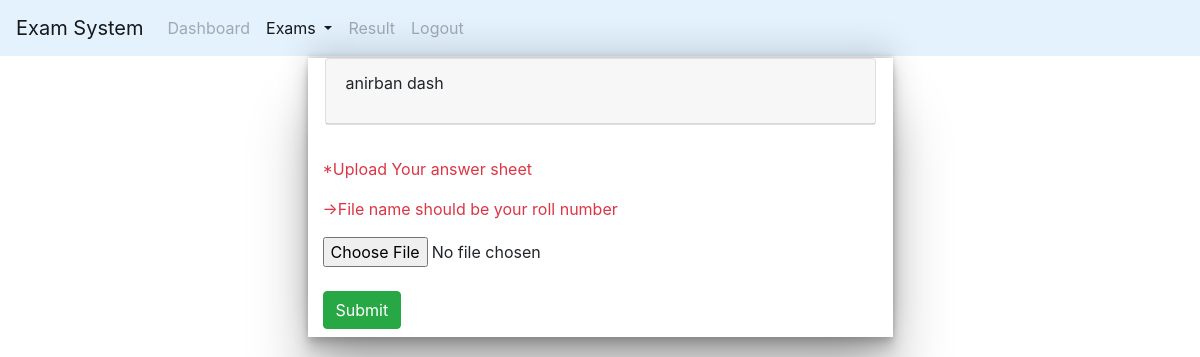
Page /exam.php?id=2 (signed in) on the earlier database version.
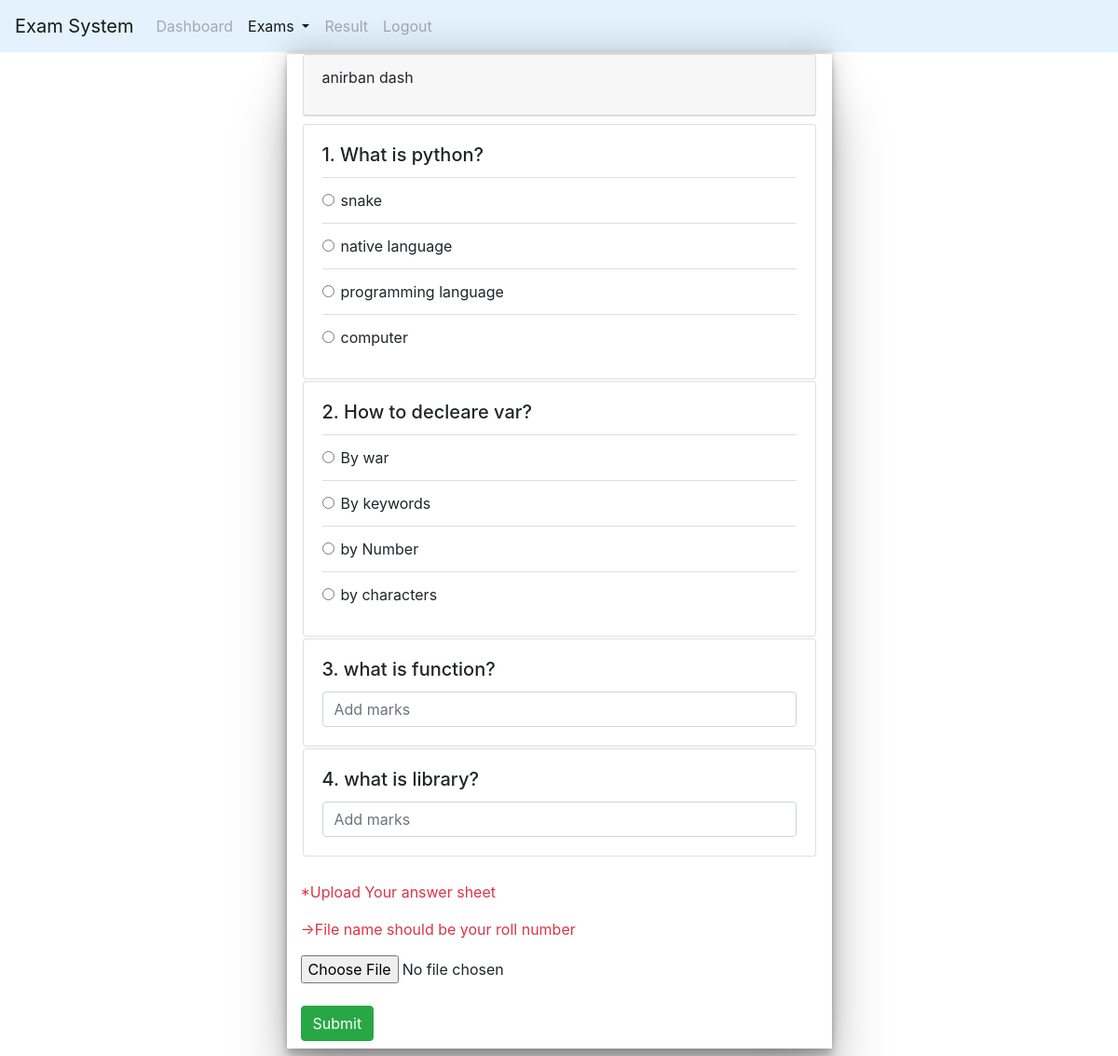
Same page on the later database version.
### tables this page shows
CREATE TABLE `question` (
  `q_id` int(11) NOT NULL,
  `question` varchar(255) DEFAULT NULL,
  `type` varchar(255) DEFAULT NULL,
  `e_id` int(11) DEFAULT NULL
);

CREATE TABLE `options` (
  `op_id` int(11) NOT NULL,
  `answer` varchar(255) DEFAULT NULL,
  `q_id` int(11) DEFAULT NULL,
  `op_no` int(11) DEFAULT NULL
);

### exam.php (the view, shortened to what this page needs)
<?php
require("conn.php");
$id=$_GET['id'];
$fac_list="SELECT * from question where e_id='$id'";
$fac_res=mysqli_query($con,$fac_list) or die(mysqli_error($con));
?>
<!DOCTYPE html>
<html>
<head>
	<link rel="stylesheet" href="https://cdn.jsdelivr.net/npm/bootstrap@4.0.0/dist/css/bootstrap.min.css">
</head>
<body>
<nav class="navbar navbar-expand-lg navbar-light" style="background-color: #e3f2fd;">
  <a class="navbar-brand" href="#">Exam System</a>
  <div class="collapse navbar-collapse" id="navbarNav">
    <ul class="navbar-nav">
      <li class="nav-item">
        <a class="nav-link disabled" href="student_panel.php">Dashboard</a>
      </li>
      <li class="nav-item dropdown active">
        <a class="nav-link dropdown-toggle" href="#" id="navbarDropdown" role="button" data-toggle="dropdown" aria-haspopup="true" aria-expanded="false">
          Exams
        </a>
      </li>
      <li class="nav-item">
        <a class="nav-link disabled" href="studentResult.php">Result</a>
      </li>
      <li class="nav-item ">
        <a class="nav-link disabled" href="logout.php">Logout</a>
      </li>
    </ul>
  </div>
</nav>
<div class="container-fluid">
    <div class="container col-md-6">
    <div class="card">
  <div class="card-header d-flex justify-content-between">
    <p><?php echo $_SESSION['name'] ?></p>
  </div>
</div>
        <form action="ans_submit.php" method="post" class="mt-2 mb-2" enctype="multipart/form-data">
          <?php
          $i=1;
          while($row=mysqli_fetch_array($fac_res)){
            if($row['type']=='mcq'){
              $q_id=$row['q_id'];
              $op_list="SELECT * from options where q_id='$q_id' ORDER BY op_no";
              $op_res=mysqli_query($con,$op_list) or die(mysqli_error($con));
              ?>
<div class="card">
  <div class="card-body">
    <h5 class="card-title"><?php echo $i.'. '.$row['question'];?></h5>
    <ul class="list-group list-group-flush">
      <?php while($options=mysqli_fetch_array($op_res)){ ?>
    <li class="list-group-item"><input class="form-check-input" type="radio" value="<?php echo $options['answer'];?>" name="<?php echo $row['q_id'];?>"><?php echo $options['answer'];?></li>
    <?php }
    echo '</div>
    </div>';
    }else if($row['type']=='saq'){?>
   <div class="card">
  <div class="card-body">
    <h5 class="card-title"><?php echo $i.'. '.$row['question'];?></h5>
    <input type="text" name="<?php echo $row['q_id'];?>" class="form-control" placeholder="Add marks">
  </div>
    </div>
    <?php }
    $i++;
          }
    ?>
    <br>
    <p class="text-danger">*Upload Your answer sheet</p>
    <p class="text-danger">->File name should be your roll number</p>
    <input type="file" name="file" accept=".pdf" required /> <br><br>
<button type="submit" class="btn btn-success mb-2">Submit</button>
</div>
    </div>
</body>
</html>

### exam.php (style rules this page uses)
.card { margin:2px; }
.container { box-shadow: rgba(0, 0, 0, 0.25) 0px 54px 55px, rgba(0, 0, 0, 0.12) 0px -12px 30px, rgba(0, 0, 0, 0.12) 0px 4px 6px, rgba(0, 0, 0, 0.17) 0px 12px 13px, rgba(0, 0, 0, 0.09) 0px -3px 5px; }

Differences in the rows shown:
added question: question "What is python?"
added options: answer "snake", shown under "What is python?"
added options: answer "native language", shown under "What is python?"
added options: answer "programming language", shown under "What is python?"
added options: answer "computer", shown under "What is python?"
added question: question "How to decleare var?"
added options: answer "By war", shown under "How to decleare var?"
added options: answer "By keywords", shown under "How to decleare var?"
added options: answer "by Number", shown under "How to decleare var?"
added options: answer "by characters", shown under "How to decleare var?"
added question: question "what is function?"
added question: question "what is library?"
